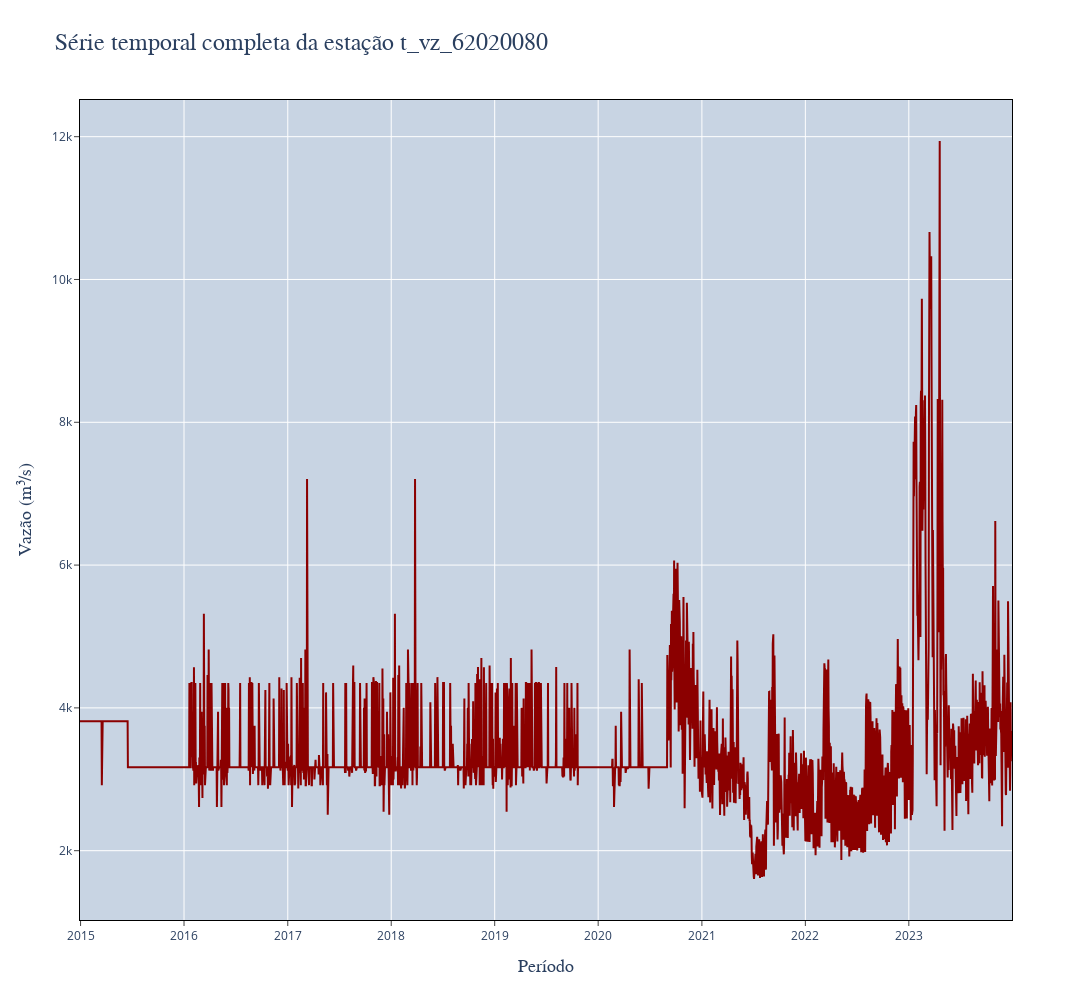

Source (notebook cell):
### Code cell
for t in target:
    plot_serie_temporal(
        dataset=df_knn,
        coluna=t,
        tp_coluna="vazao",
        plot_title="Série temporal completa da estação {}".format("t_vz_62020080"),
        line_color="darkred",
        short_name='t_vz_62020080',
        pasta_resultados=pasta_resultados+"aed/",
        salvar=SALVAR_PLOTS
    )

### Figure 1 — Plotly figure (JSON) as saved in the notebook; plotly's stock layout.template omitted (floating-point values rounded to 4 significant figures; data arrays with more than 128 entries replaced by an {"elided": "..."} marker saying what was removed)
{"data": [{"line": {"color": "darkred", "width": 2}, "mode": "lines", "name": "t_vz_62020080", "type": "scatter", "x": {"elided": "3289 str values"}, "y": {"elided": "3289 float values"}}], "layout": {"height": 1000, "hovermode": "x unified", "plot_bgcolor": "#c8d4e3", "title": {"font": {"family": "system-ui", "size": 24}, "text": "Série temporal completa da estação t_vz_62020080"}, "width": 1500, "xaxis": {"linecolor": "black", "mirror": true, "showline": true, "ticks": "outside", "title": {"font": {"family": "system-ui", "size": 18}, "text": "Período"}}, "yaxis": {"linecolor": "black", "mirror": true, "showline": true, "ticks": "outside", "title": {"font": {"family": "system-ui", "size": 18}, "text": "Vazão (m³/s)"}, "zerolinecolor": "black"}}}
